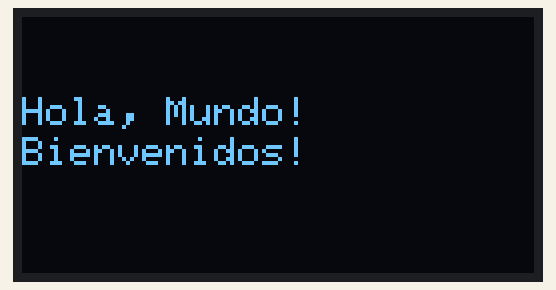
This sketch was run on a simulated ESP8266 (NodeMCU). Shown: 128×64 one-colour display.

Above: at 0.1 s.

The sketch:

ESP32-OLED.ino
```cpp
#if defined(ESP8266)
#include <ESP8266WiFi.h>
#elif defined(ESP32)
#include <WiFi.h>
#endif

#include <Wire.h>
#include <Adafruit_GFX.h>
#include <Adafruit_SSD1306.h>

#define SCREEN_WIDTH 128
#define SCREEN_HEIGHT 64

Adafruit_SSD1306 display(SCREEN_WIDTH, SCREEN_HEIGHT, &Wire, -1);


void setup() {
  // put your setup code here, to run once:
  // Serial.begin(115200);
  // Serial.println("Hola, ESP32!");
  display.begin(SSD1306_SWITCHCAPVCC, 0x3C);
}

void loop() {
  // put your main code here, to run repeatedly:
  display.clearDisplay();
  display.setTextSize(1);
  display.setTextColor(WHITE);
  display.setCursor(0,20);
  display.println("Hola, Mundo!");
  display.setCursor(0,30);
  display.println("Bienvenidos!");
  display.display();
  delay(2000);
}
```
